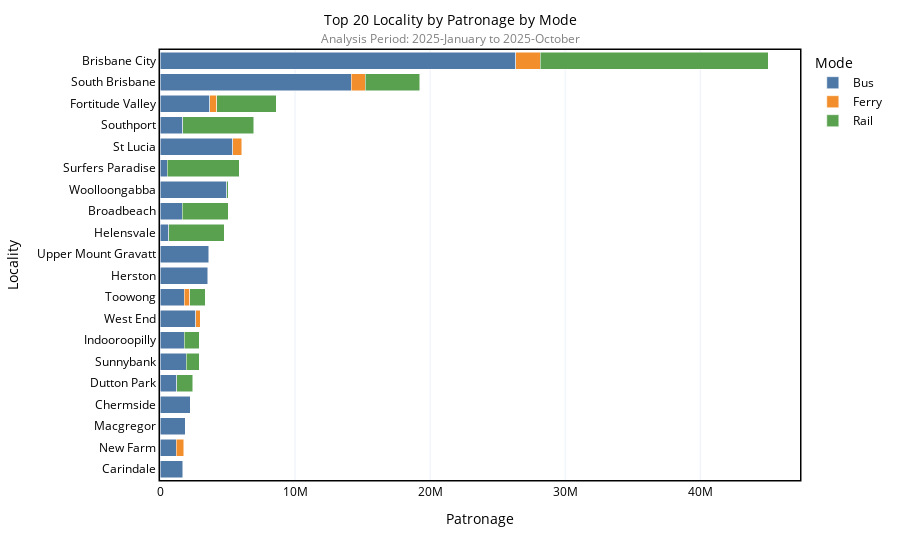

Notebook source saved alongside this figure:
### Markdown cell above
## Origin Destination Analysis

### Code cell
def top_n_locality(df, top_n=20, analysis_years=0, mode_colors=None, save_path='graphs/'):
    """
    Chart showing top localities with the highest patronage
    """
    df = df[df['date'].dt.year.between(df['date'].max().year - analysis_years, df['date'].max().year)]

    df['destination_locality'] = df['destination_locality'].fillna('Unknown')
    df['origin_locality'] = df['origin_locality'].fillna('Unknown')
    # Analysis Period
    analysis_period_text = analysis_period(df)
    movement = (
        df.melt(
            value_vars=['origin_locality', 'destination_locality'],
            value_name='locality',
            id_vars='patronage'
        )
    )
    
    # Aggregate total movement per locality
    total_movement = (
        movement.groupby('locality')['patronage']
        .sum()
        .reset_index(name='total_patronage')
    )

    # Top N localities
    top_n_localities = (
        total_movement.nlargest(top_n, 'total_patronage')
        .sort_values('total_patronage')
        ['locality']
        .tolist()
    )

    # Aggregate movement by mode
    movement_by_mode = (
        df.groupby(['origin_locality', 'destination_locality', 'mode'], as_index=False)['patronage'].sum()
    )


    movement_by_mode = (
        movement_by_mode.assign(locality=movement_by_mode.apply(lambda r: {r['origin_locality'], r['destination_locality']}, axis=1))
        .explode('locality')
        .groupby(['locality', 'mode'], as_index=False)['patronage']
        .sum()
        .rename(columns={'patronage':'total_patronage'})
    )

    # Filter to top N localities
    movement_by_mode = (
        movement_by_mode[movement_by_mode['locality'].isin(top_n_localities)]
    )

    # Add locality_patronage for sorting
    movement_by_mode['locality_patronage'] = movement_by_mode.groupby('locality')['total_patronage'].transform('sum')
    movement_by_mode = movement_by_mode.sort_values(by=['locality_patronage'], ascending=[True])

    # Plot bar chart
    fig = px.bar(
        movement_by_mode,
        x='total_patronage',
        y='locality',
        orientation='h',
        labels={'total_patronage': 'Total Patronage', 'locality': 'Locality', 'mode': 'Mode'},
        color='mode',
        color_discrete_map=mode_colors,
        barmode='stack'
    )

    fig = apply_plotly_style(
        fig,
        title=f'Top {top_n} Locality by Patronage by Mode',
        x_title='Patronage',
        y_title='Locality',
        analysis_period_text = analysis_period_text
    )

    # Save files
    fig.write_html(f'{save_path}/top_n_locality_by_mode.html')

    fig.show()

    return top_n_localities, df, movement

top_localities, df, movement = top_n_locality(data, top_n=20, analysis_years=0, mode_colors=mode_colors, save_path=FIGURES_PATH)

### Figure 1 — Plotly figure (JSON) as saved in the notebook; plotly's stock layout.template omitted (floating-point values rounded to 4 significant figures)
{"data": [{"hovertemplate": "Mode=Bus<br>Total Patronage=%{x}<br>Locality=%{y}<extra></extra>", "legendgroup": "Bus", "marker": {"color": "#4E79A7", "pattern": {"shape": ""}}, "name": "Bus", "orientation": "h", "showlegend": true, "textposition": "auto", "type": "bar", "x": [1677354, 1196669, 1879615, 2222411, 1255436, 1956308, 1796343, 2651254, 1785227, 3541352, 3607473, 662681, 1641370, 4958686, 532761, 5399734, 1672632, 3677453, 14152068, 26357866], "xaxis": "x", "y": ["Carindale", "New Farm", "Macgregor", "Chermside", "Dutton Park", "Sunnybank", "Indooroopilly", "West End", "Toowong", "Herston", "Upper Mount Gravatt", "Helensvale", "Broadbeach", "Woolloongabba", "Surfers Paradise", "St Lucia", "Southport", "Fortitude Valley", "South Brisbane", "Brisbane City"], "yaxis": "y"}, {"hovertemplate": "Mode=Ferry<br>Total Patronage=%{x}<br>Locality=%{y}<extra></extra>", "legendgroup": "Ferry", "marker": {"color": "#F28E2B", "pattern": {"shape": ""}}, "name": "Ferry", "orientation": "h", "showlegend": true, "textposition": "auto", "type": "bar", "x": [562363, 320650, 405795, 655569, 510408, 1041314, 1797305], "xaxis": "x", "y": ["New Farm", "West End", "Toowong", "St Lucia", "Fortitude Valley", "South Brisbane", "Brisbane City"], "yaxis": "y"}, {"hovertemplate": "Mode=Rail<br>Total Patronage=%{x}<br>Locality=%{y}<extra></extra>", "legendgroup": "Rail", "marker": {"color": "#59A14F", "pattern": {"shape": ""}}, "name": "Rail", "orientation": "h", "showlegend": true, "textposition": "auto", "type": "bar", "x": [1186736, 945429, 1109479, 1169086, 4089603, 3413504, 96791, 5328529, 5259988, 4434855, 4035543, 16863875], "xaxis": "x", "y": ["Dutton Park", "Sunnybank", "Indooroopilly", "Toowong", "Helensvale", "Broadbeach", "Woolloongabba", "Surfers Paradise", "Southport", "Fortitude Valley", "South Brisbane", "Brisbane City"], "yaxis": "y"}], "layout": {"barmode": "stack", "font": {"color": "black", "size": 12}, "hoverlabel": {"bgcolor": "white"}, "legend": {"title": {"text": "Mode"}, "tracegroupgap": 0}, "margin": {"b": 80, "l": 60, "r": 30, "t": 50}, "title": {"font": {"color": "black", "size": 14}, "text": "Top 20 Locality by Patronage by Mode<br><span style='font-size:12px; color:gray;'>Analysis Period: 2025-January to 2025-October</span>", "x": 0.5, "xanchor": "center"}, "xaxis": {"anchor": "y", "domain": [0, 1], "linecolor": "black", "linewidth": 1.5, "mirror": true, "showline": true, "title": {"text": "Patronage"}}, "yaxis": {"anchor": "x", "domain": [0, 1], "fixedrange": false, "linecolor": "black", "linewidth": 1.5, "mirror": true, "showline": true, "title": {"text": "Locality"}}}}
